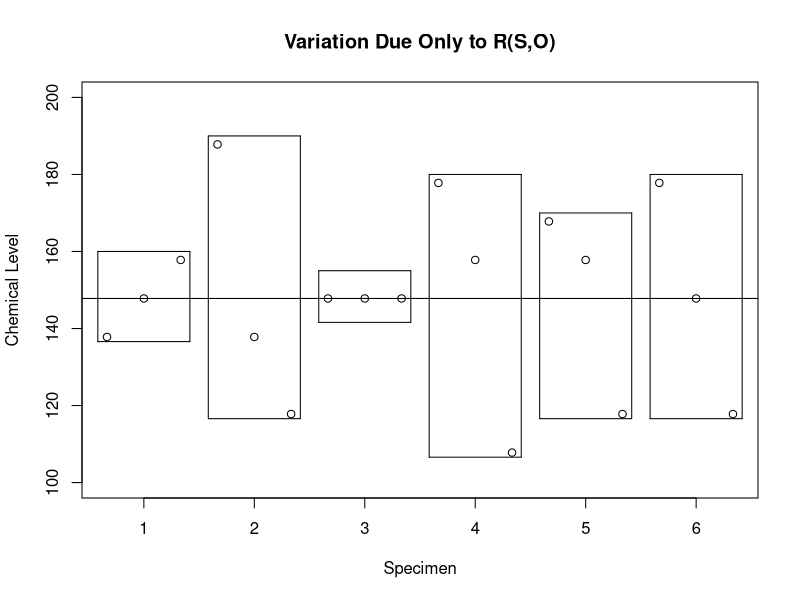

Source code (R):

run =  seq(1,18)
Res =  c(137.8,147.8,157.8,187.8,137.8,117.8,
147.8,147.8,147.8,177.8,157.8,107.8,
167.8,157.8,117.8,177.8,147.8,117.8)
spec =  seq(1,6)

postscript("u:/meth1/homework/hw1_chemplot1.ps")

plot(run,Res,type="p",xlab="Specimen",ylab="Chemical Level",
        main="Variation Due Only to R(S,O)",cex=.99,
        ylim=c(100,200),xaxt="n")
segments(0.75,136.6,3.25,136.6)
segments(0.75,160,3.25,160)
segments(0.75,136.6,0.75,160)
segments(3.25,136.6,3.25,160)

segments(3.75,116.6,6.25,116.6)
segments(3.75,190,6.25,190)
segments(3.75,116.6,3.75,190)
segments(6.25,116.6,6.25,190)

segments(6.75,141.6,9.25,141.6)
segments(6.75,155,9.25,155)
segments(6.75,141.6,6.75,155)
segments(9.25,141.6,9.25,155)

segments(9.75,106.6,12.25,106.6)
segments(9.75,180,12.25,180)
segments(9.75,106.6,9.75,180)
segments(12.25,106.6,12.25,180)

segments(12.75,116.6,15.25,116.6)
segments(12.75,170,15.25,170)
segments(12.75,116.6,12.75,170)
segments(15.25,116.6,15.25,170)

segments(15.75,116.6,18.25,116.6)
segments(15.75,180,18.25,180)
segments(15.75,116.6,15.75,180)
segments(18.25,116.6,18.25,180)
axis(side=1,at=c(2,5,8,11,14,17),labels=c(1,2,3,4,5,6))
segments(0,147.8,19,147.8)

graphics.off()

